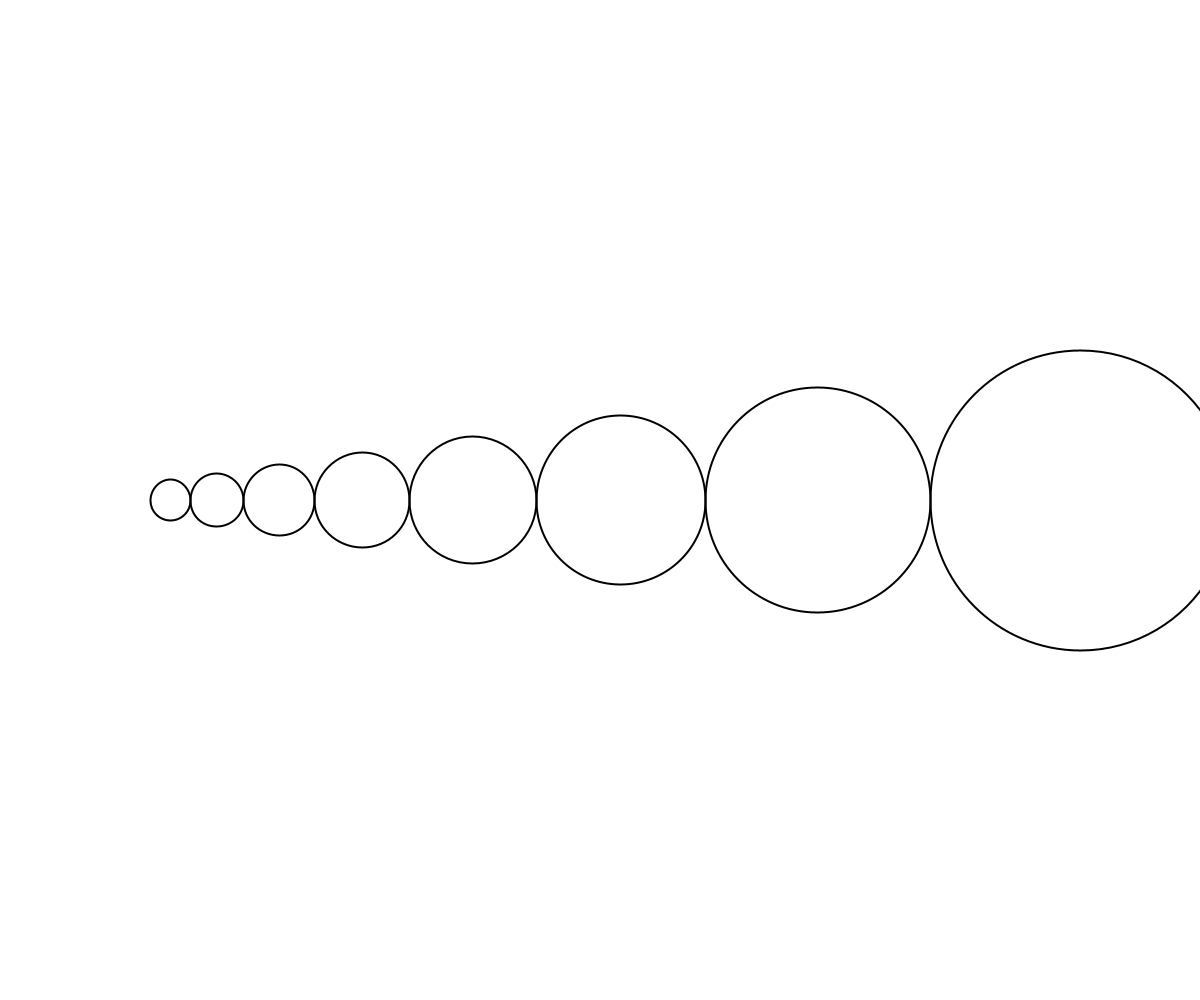
Frame 1 (no input)
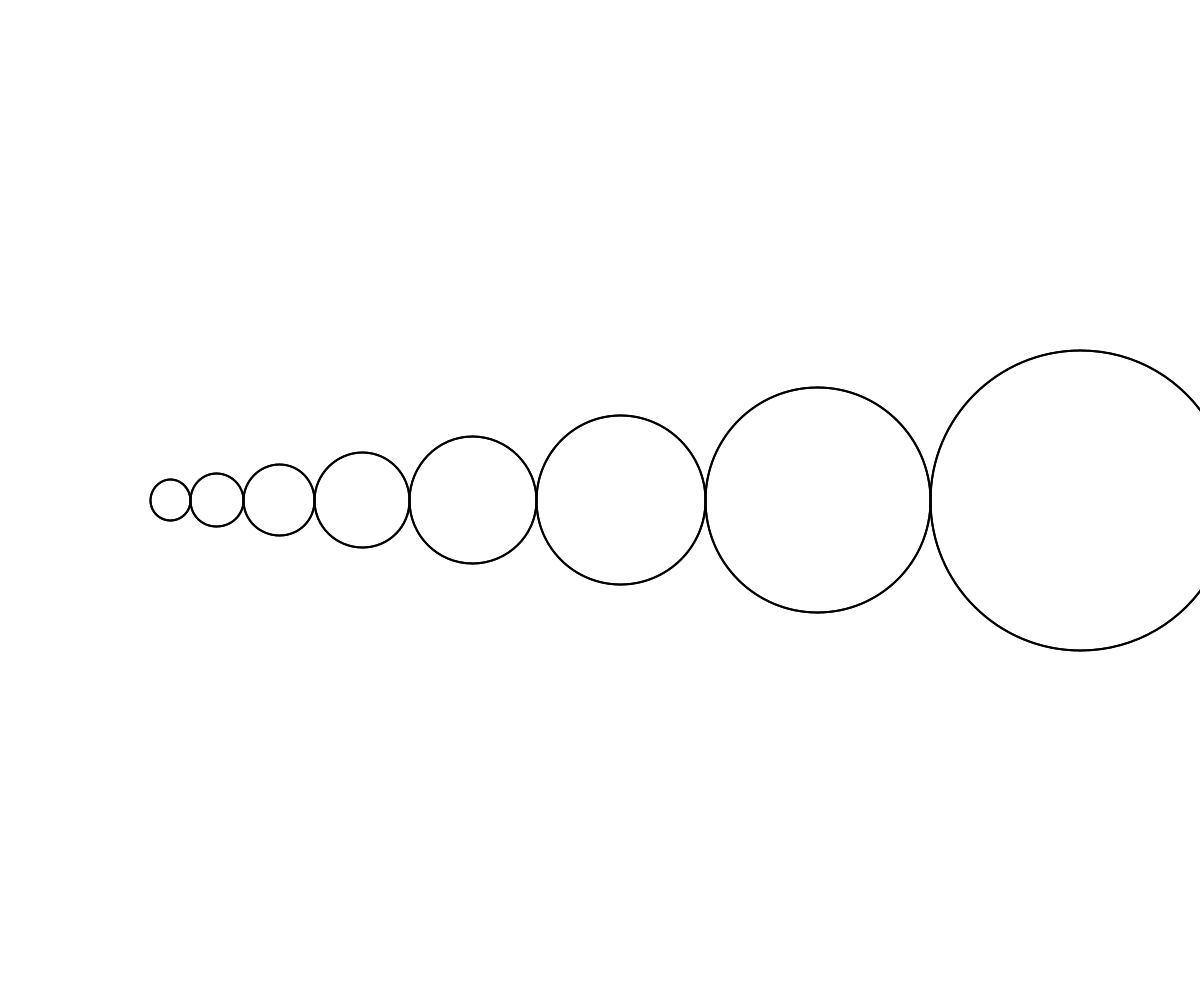
Frame 2 (the mouse pressed at the canvas centre, redrawn once)

The Processing sketch that drew these frames (run headless with seeded random() and noise(); the mouse was pressed at the canvas centre and the sketch redrawn once):

// Processing sketch: Circulos
// ── Circulos.pde
void setup() {
  size(1200, 1000);
  background(255);
  noFill();
  stroke(0);
  strokeWeight(2);
  noLoop(); 
}

void draw() {
  float y = height / 2;     
  float x = width * 0.9;   
  float diametroActual = 300; 
  int cantidad = 8;

  for (int i = 0; i < cantidad; i++) {
    ellipse(x, y, diametroActual, diametroActual);
    
    
    float diametroSiguiente = diametroActual * 0.75;
    

    float distanciaCentros = (diametroActual / 2) + (diametroSiguiente / 2);
    
 
    x = x - distanciaCentros;
    
    
    diametroActual = diametroSiguiente;
  }
}
